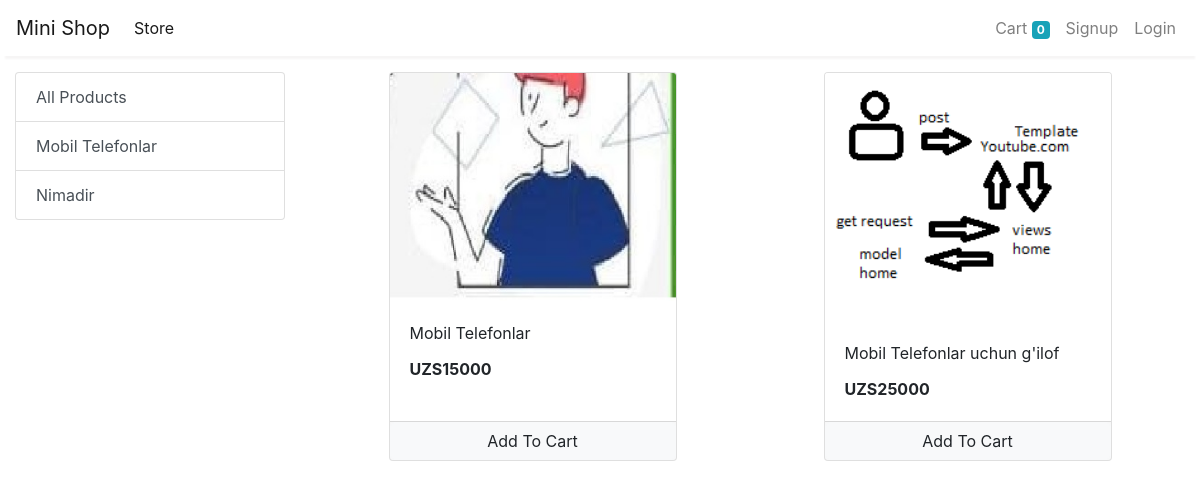
The app's page /store with its own data.
### store/models.py (models this page shows, shortened)
class Category(models.Model):
    name = models.CharField(max_length=20)
    @staticmethod #ya'ni bu metodni funksiyani har joydan chaqirib ishlatish mumkin
    def get_all_categories():
        return Category.objects.all()

class Product(models.Model):
    name = models.CharField(max_length=150)
    price = models.IntegerField(default=0)
    category = models.ForeignKey(Category,on_delete=models.CASCADE,default=1)
    description = models.CharField(max_length=200,default='',null=True,blank=True)
    image = models.ImageField(upload_to='images/products/')
    @staticmethod
    def get_all_products():
        return Product.objects.all()

### store/views.py (the view)
# urls.py: path('',include('store.urls')),
def store(request):
    cart = request.session.get('cart')
    if not cart:
        request.session['cart'] = {}
    products = None
    categories = Category.get_all_categories()
    categoryID = request.GET.get('category')
    if categoryID:
        products = Product.get_all_products_by_categoryid(categoryID)
    else:
        products = Product.get_all_products();
    data = {}
    data['products'] = products
    data['categories'] = categories
    print('you are : ', request.session.get('email'))
    return render(request, 'index.html', data)

### store/templatetags/cart.py (called while the page is built)
@register.filter(name='is_in_cart')#filter yaratvommiz, bu filter nomi is_in_cart kartaga tushtimi?
def is_in_cart(product,cart):#kartadami funksiyamiz
    keys = cart.keys() #kalitlar id product idsni kartada mavjud ekanligini tasdiqlaydi
    for id in keys:#keyslar ichida yuramiz va tekshiramiz
        if int(id) == product.id:#id product id ga teng bo'lsa unda hamma ma'lumotlarni olib chiqishga ruxsat beradi id=1 olma meva-cheva mahsuloti price: 15000 kg
            return True
    return False

### store/templatetags/custom_filter.py (called while the page is built)
@register.filter(name='currency')
def currency(number):
    return "UZS"+str(number) #templateda narxni chiqaramiz shu narx oldiga UZS ni qo'yib qo'yadi

### store/templates/index.html (shortened to what this page needs)
{% extends 'base.html' %}
{% block content %}
{% load cart %}
{% load custom_filter %}
<div class="container-fluid mt-3">
	<div class="row">
		<div class="col-lg-3 mx-auto">
			<div class="list-group">
				<a href="/" class="list-group-item list-group-item-action">All Products</a>
				{% for category in categories %}
				<a href="/?category={{category.id}}"
					class="list-group-item list-group-item-action">{{category.name}}</a>
				{% endfor %}
			</div>
		</div>
		<div id='products' class="col-lg-9 mx-auto">
			<div class="row mx-auto">
				{% for product in products %}
				<div class="card mx-auto mb-3" id={{product.id}} style="width: 18rem;">
					<img class="card-img-top" src="{{product.image.url}}" alt="Card image cap">
					<div class="card-body">
						<p class="card-title">{{product.name}}</p>
						<p class="card-text"><b>{{product.price|currency}}</b></p>
					</div>
					<div class="card-footer p-0 no-gutters">
						{% if product|is_in_cart:request.session.cart %}
						<div class="row no-gutters">
							<form action="/#{{product.id}}" class="col-2 " method="post">
								{% csrf_token %}
								<input hidden type="text" name='product' value='{{product.id}}'>
								<input hidden type="text" name='remove' value='True'>
								<input type="submit" value=" - " class="btn btn-block btn-light border-right">
							</form>
							<div class="text-center col">{{product|cart_quantity:request.session.cart}} in Cart</div>
							<form action="/#{{product.id}}" class="col-2 " method="post">
								{% csrf_token %}
								<input hidden type="text" name='product' value='{{product.id}}'>
								<input type="submit" value=" + " class="btn btn-block btn-light border-left">
							</form>
						</div>
						{% else %}
						<form action="/#{{product.id}}" method="POST" class="btn-block">
							<input type="submit" class="float-right btn btn-light  form-control"
								value="Add To Cart">
						</form>
						{% endif %}
					</div>
				</div>
				{% endfor %}
			</div>
		</div>
	</div>
</div>
{% endblock %}

### records on screen
Category: name "Mobil Telefonlar"
Category: name "Nimadir"
Product: {{ product.id }} 1 (drawn), image (picture), name "Mobil Telefonlar", price "UZS15000"
Product: image (picture), name "Mobil Telefonlar uchun g'ilof", price "UZS25000"

### other values on screen
{{ request.session.cart.keys|length }} "0"
